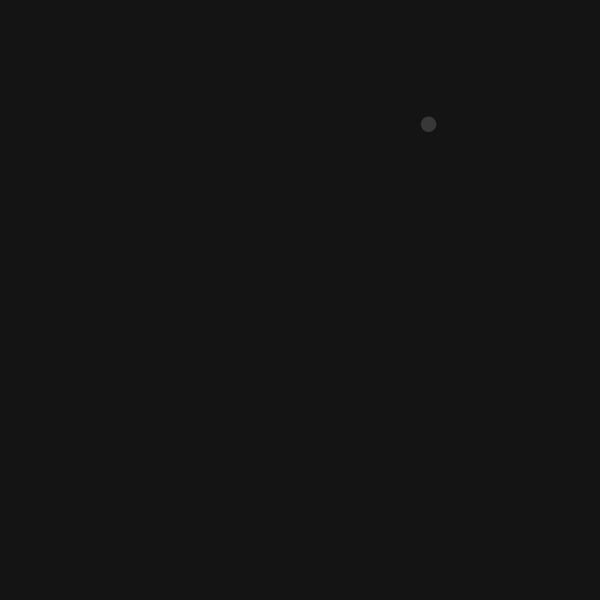
Frame 1 (no input)
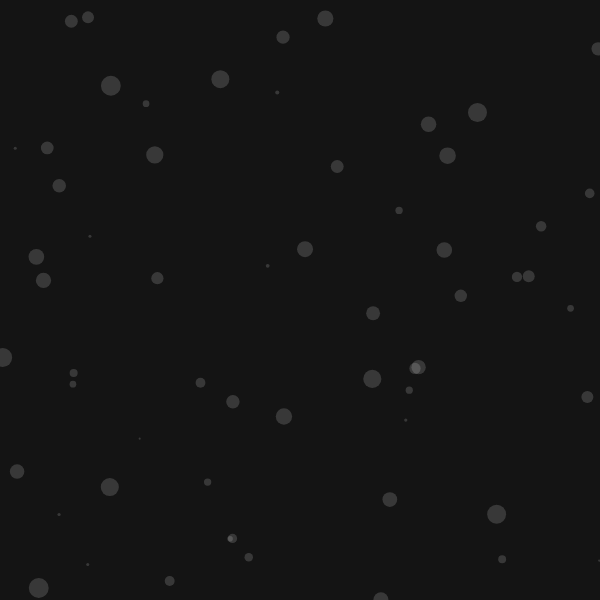
Frame 60 (no input)
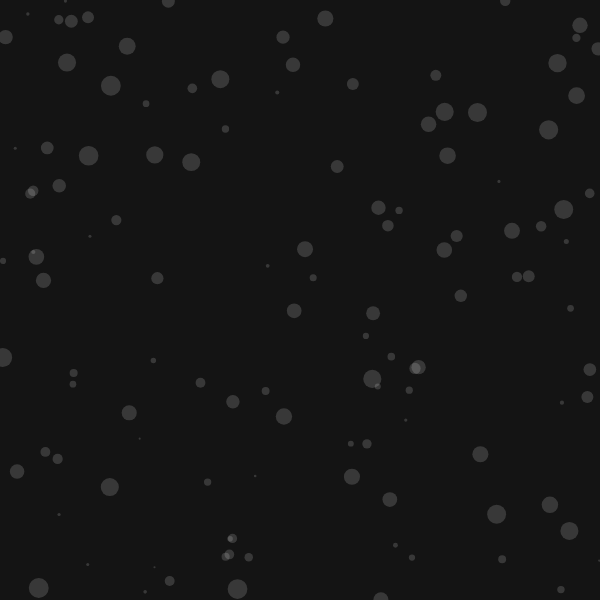
Frame 120 (the mouse pressed at the canvas centre since frame 60)

The p5.js sketch that drew these frames (run headless with seeded random() and noise() and a simulated clock; from frame 60 on, the mouse is pressed at the canvas centre):

// p5.js sketch
// ── sketch.js
/* DN3008 Generative Art, Ashley Hi 2026
 * Week 5 - Randomness & Noise
 * Random Particle
 */

function setup() {
  createCanvas(600, 600);
  background(20);
}

function draw() {
  let x = random(width);
  let y = random(height);
  let r = random(2, 20);

  noStroke();
  fill(255, 40);
  circle(x, y, r);
}
